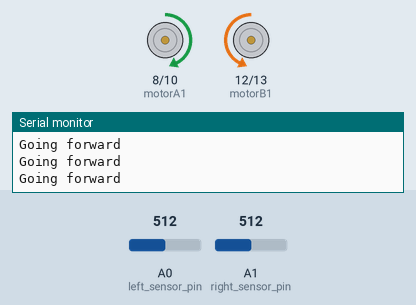
Simulated run of this sketch. Board: Arduino Uno, built with avr-gcc and run on an emulated ATmega328P. On the bench: motor-driver pin pairs drawn as motors (green arrow = first pin HIGH = forward, orange = second pin HIGH = backward, longer = more drive, scaled by the enable pin), the last lines printed to the serial monitor. The inputs (shaded band) are chosen by the test bench; at power-on: A0 (left_sensor_pin) = 512, A1 (right_sensor_pin) = 512.

Above: at 4.2 s.
4.3 s: A0 (left_sensor_pin) set to 490
At 4.9 s:
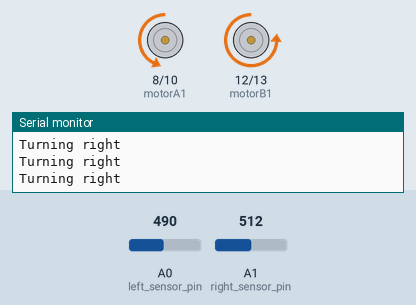
5.8 s: A1 (right_sensor_pin) set to 484
At 6.4 s:
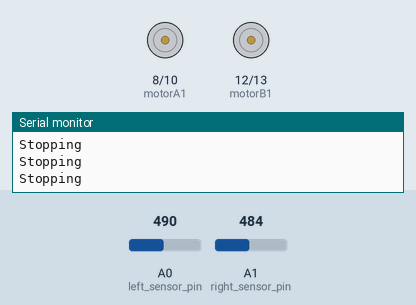
7.3 s: A0 (left_sensor_pin) set to 508
At 7.6 s:
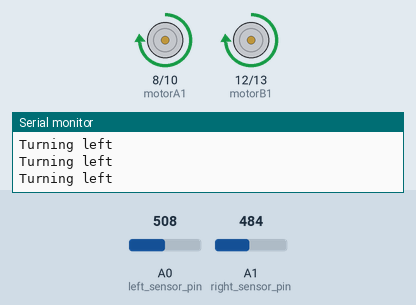
8.8 s: A0 (left_sensor_pin) set to 306
At 9.8 s:
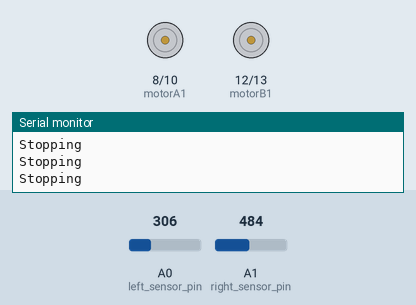
10.3 s: A0 (left_sensor_pin) set to 510
At 11.4 s:
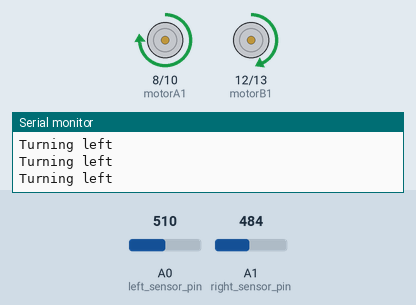
11.8 s: A1 (right_sensor_pin) set to 510
At 13.2 s:
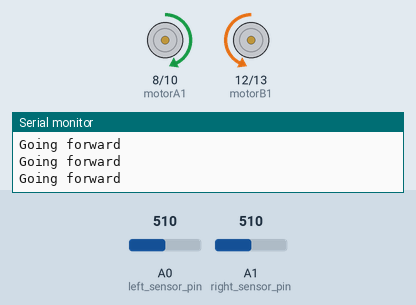
Timing chart, 0 to 14.8 s (numbered marks = the images above; inputs shaded):
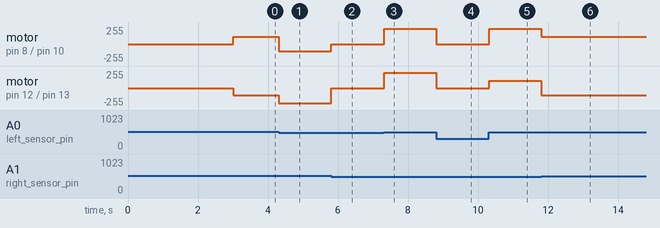

Measured:
- the behaviour switches between 501 and 500 on A1 (right_sensor_pin) (found by bisection; images 1 and 2)
- the behaviour switches between 500 and 501 on A0 (left_sensor_pin) (found by bisection; images 2 and 3)
- after the input at 4.3 s, motor on pin 8 (motorA1) / pin 10 (motorA2): forward 110/255 → backward 110/255 at once; motor on pin 12 (motorB1) / pin 13 (motorB2): backward 110/255 → backward 230/255 at once
- after the input at 5.8 s, motor on pin 8 (motorA1) / pin 10 (motorA2): backward 110/255 → stopped at once; motor on pin 12 (motorB1) / pin 13 (motorB2): backward 230/255 → stopped at once
- after the input at 7.3 s, motor on pin 8 (motorA1) / pin 10 (motorA2), motor on pin 12 (motorB1) / pin 13 (motorB2): stopped → forward 230/255 at once
- after the input at 8.8 s, motor on pin 8 (motorA1) / pin 10 (motorA2), motor on pin 12 (motorB1) / pin 13 (motorB2): forward 230/255 → stopped at once
- after the input at 10.3 s, motor on pin 8 (motorA1) / pin 10 (motorA2): stopped → forward 230/255 at once; motor on pin 12 (motorB1) / pin 13 (motorB2): stopped → forward 110/255 at once
- after the input at 11.8 s, motor on pin 8 (motorA1) / pin 10 (motorA2): forward 230/255 → forward 110/255 at once; motor on pin 12 (motorB1) / pin 13 (motorB2): forward 110/255 → backward 110/255 at once

The sketch:

AdvancedControl.ino
```cpp
/* ------ Arduino Advanced Motor Control Code ------ */

// Speed and Turn Parameters
int vSpeed = 110;        // Speed for straight motion
int turn_speed = 230;    // Speed during turns
int turn_delay = 10;     // Delay during turns

// Motor Pins
const int motorA1 = 8;
const int motorA2 = 10;
const int motorAspeed = 9;
const int motorB1 = 12;
const int motorB2 = 13;
const int motorBspeed = 11;

// Sensor Pins
const int left_sensor_pin = A0;
const int right_sensor_pin = A1;

// Sensor States
int left_sensor_state;
int right_sensor_state;

void setup() {
  // Configure motor pins
  pinMode(motorA1, OUTPUT);
  pinMode(motorA2, OUTPUT);
  pinMode(motorB1, OUTPUT);
  pinMode(motorB2, OUTPUT);

  // Start serial communication for debugging
  Serial.begin(9600);
  delay(3000);
}

void loop() {
  // Read sensor values
  left_sensor_state = analogRead(left_sensor_pin);
  right_sensor_state = analogRead(right_sensor_pin);

  if (right_sensor_state > 500 && left_sensor_state < 500) {
    // Turn Right
    Serial.println("Turning right");
    digitalWrite(motorA1, LOW);
    digitalWrite(motorA2, HIGH);
    digitalWrite(motorB1, LOW);
    digitalWrite(motorB2, HIGH);
    analogWrite(motorAspeed, vSpeed);
    analogWrite(motorBspeed, turn_speed);
  } else if (right_sensor_state < 500 && left_sensor_state > 500) {
    // Turn Left
    Serial.println("Turning left");
    digitalWrite(motorA1, HIGH);
    digitalWrite(motorA2, LOW);
    digitalWrite(motorB1, HIGH);
    digitalWrite(motorB2, LOW);
    analogWrite(motorAspeed, turn_speed);
    analogWrite(motorBspeed, vSpeed);
    delay(turn_delay);
  } else if (right_sensor_state > 500 && left_sensor_state > 500) {
    // Move Forward
    Serial.println("Going forward");
    digitalWrite(motorA1, HIGH);
    digitalWrite(motorA2, LOW);
    digitalWrite(motorB1, LOW);
    digitalWrite(motorB2, HIGH);
    analogWrite(motorAspeed, vSpeed);
    analogWrite(motorBspeed, vSpeed);
    delay(turn_delay);
  } else {
    // Stop
    Serial.println("Stopping");
    analogWrite(motorAspeed, 0);
    analogWrite(motorBspeed, 0);
  }
}
```
